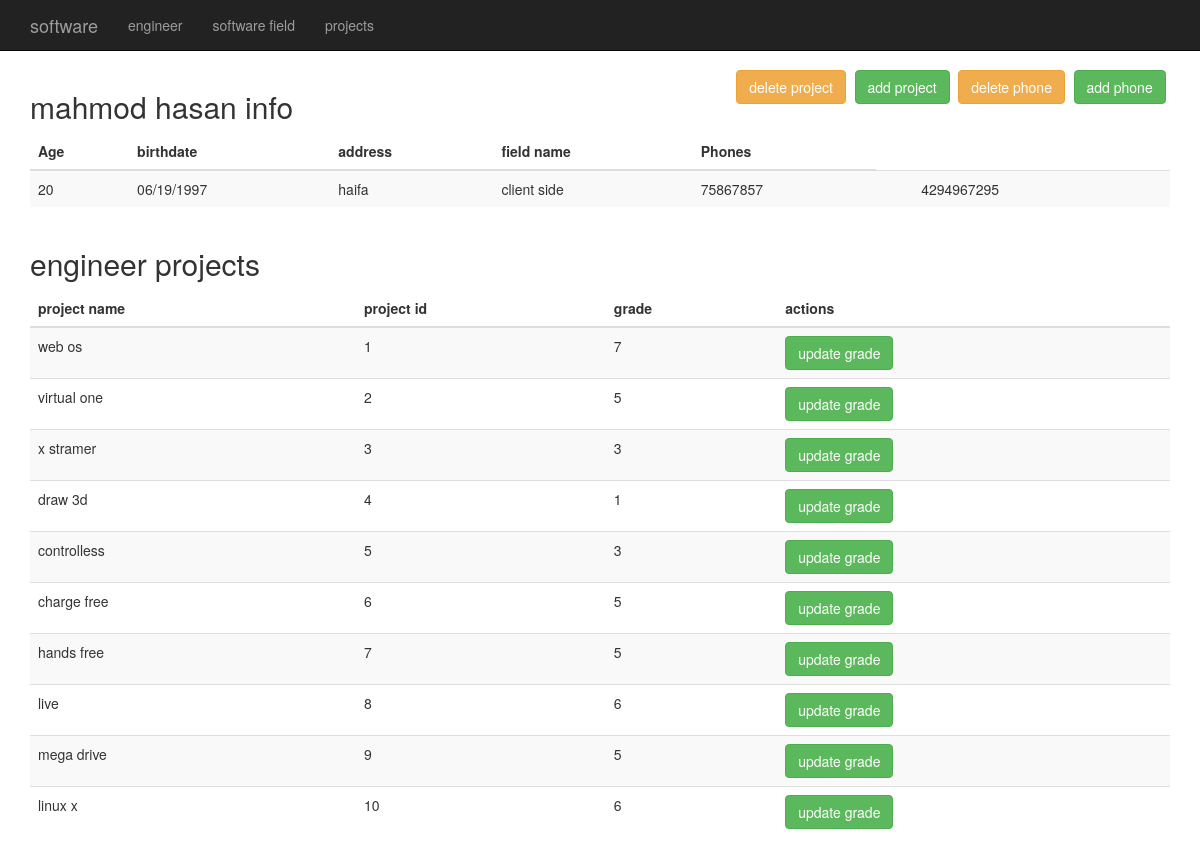
The app's page /?module=engineer&page=info&id=1 with its own data.
### tables this page shows
CREATE TABLE `engineer` (
  `id` int(60) UNSIGNED NOT NULL,
  `firstname` varchar(30) NOT NULL,
  `lastname` varchar(30) NOT NULL,
  `addresss` varchar(50) DEFAULT NULL,
  `age` int(10) DEFAULT NULL,
  `birthdate` varchar(10) DEFAULT NULL
);

CREATE TABLE `has` (
  `id` int(60) UNSIGNED NOT NULL,
  `field_name` varchar(30) DEFAULT NULL
);

CREATE TABLE `phone` (
  `phone` int(10) UNSIGNED NOT NULL,
  `id` int(60) UNSIGNED DEFAULT NULL
);

CREATE TABLE `works` (
  `project_id` int(60) UNSIGNED NOT NULL,
  `engineer_id` int(60) UNSIGNED NOT NULL,
  `grade` int(10) UNSIGNED DEFAULT NULL
);

CREATE TABLE `projects` (
  `project_id` int(60) UNSIGNED NOT NULL,
  `project_name` varchar(30) DEFAULT NULL,
  `starting_time` varchar(20) DEFAULT NULL,
  `customer_name` varchar(40) DEFAULT NULL,
  `taoor` varchar(260) DEFAULT NULL
);

### inc/modules/engineer/info.php (the view, shortened to what this page needs)
<?php
$tmpid=$_GET['id'];
 $sql="SELECT engineer.firstname, engineer.lastname,engineer.addresss,engineer.age,engineer.birthdate, phone.phone
 FROM engineer
 LEFT JOIN phone
 ON engineer.id=phone.id
 where engineer.id=$tmpid
";
$result=mysqli_query($conn,$sql);
if ($result) {
$count=mysqli_num_rows($result);
while($data=mysqli_fetch_assoc($result)) $rows[]=$data;
?>
    <div class="row">
        <div class="col-xs-8" style="width:60%">
            <h2>
                <?=$rows[0]['firstname'];?>
                    <?=$rows[0]['lastname']?> info</h2>
        </div>
        <div class="col-xs-4" style="display:flex;flex-direction: row-reverse;justify-content: space-around;width:40%;">
            <a href="./?module=engineer&page=addphone&id=<?=$_GET['id'];?>">
                <button type="button" class="btn btn-success pull-right">add phone</button>
            </a>
            <a href="./?module=engineer&page=deletephone&id=<?=$_GET['id'];?>">
                <button type="button" class="btn btn-warning">delete phone</button>
            </a>
            <a href="./?module=engineer&page=addproject&id=<?=$_GET['id'];?>">
                <button type="button" class="btn btn-success">add project</button>
            </a>
            <a href="./?module=engineer&page=deleteproject&id=<?=$_GET['id'];?>">
                <button type="button" class="btn btn-warning pull-right">delete project</button>
            </a>
        </div>
        <div class="col-xs-12">
            <?php
if($count>0){
?>
            <table class="table table-striped">
                <thead>
                    <tr>
                        <th>Age</th>
                        <th>birthdate</th>
                        <th>address</th>
                        <th>field name</th>
                        <th>Phones</th>
                    </tr>
                </thead>
                <tbody>
                    <tr>
                        <td>
                            <?=$rows[0]['age'];?>
                        </td>
                        <td>
                            <?=$rows[0]['birthdate'];?>
                        </td>
                        <td>
                            <?=$rows[0]['addresss'];?>
                        </td>
                        <?php
                            $id=$tmpid;
                            $sql2="SELECT * FROM has WHERE id=$id";
                            $res2 = mysqli_query($conn, $sql2);
                            if($res2){
                             $rows2=mysqli_fetch_assoc($res2);
                            ?>
                            <td>
                                <?=$rows2['field_name']; ?>
                            </td>
                            <?php
                         }?>
                                <?php
                            for($i=0 ; $i<mysqli_num_rows ($result ) ; $i++ )
                            {
                                ?>
                                    <td>
                                        <?=$rows[$i]['phone'];?>
                                            <td>
                                                <?php
                            }
                            ?>
                    </tr>
                    <?php
     }
     ?>
                </tbody>
            </table>
            </div>
    </div>
            <div class="row">
        <div class="col-xs-8" style="width:60%">
            <h2>
                engineer projects</h2>
        </div>
        <div class="col-xs-4" style="display:flex;flex-direction: row-reverse;justify-content: space-around;width:40%;">
        </div>
        <div class="col-xs-12">
            <table class="table table-striped">
                <thead>
                    <tr>
                        <th>project name</th>
                        <th>project id</th>
                        <th>grade</th>
                        <th>actions</th>
                    </tr>
                </thead>
                <tbody>
                <?php
                   $sql="SELECT projects.project_name,works.engineer_id,projects.project_id,works.grade
                   FROM projects
                   INNER JOIN works
                   ON projects.project_id=works.project_id
                   WHERE engineer_id=$tmpid ";
                  $res=mysqli_query($conn,$sql);
                  if ($res) {
                  while($data=mysqli_fetch_assoc($res))
                  {
                      ?>
                      <tr>
                        <td>
                            <?=$data['project_name'];?>
                         </td>
                         <td>
                            <?=$data['project_id'];?>
                         </td>
                         <td>
                            <?php
                            if ($data['grade']==null) {
                              echo"not graded yet";
                            }else{
                           echo $data['grade'];
                            }?>
                         </td>
                         <td>
                <a href="./?module=engineer&page=updategrade&id=<?php echo $data['project_id'];?>&eid=<?php echo $tmpid;?>">
                  <button type="button" class="btn btn-success">update grade</button>
                </a>
              </td>
                         </tr>
                 <?php
                  }
                }?>
                </tbody>
            </table>
        </div>
    </div>
            <?php
}else{
  include('inc/problem/no_results.php');
}
?>

### index.php (style rules this page uses)
body { padding-top: 70px; }

### records on screen
engineer: firstname "mahmod", lastname "hasan", age "20", birthdate "06/19/1997", addresss "haifa"
has: field_name "client side"
phone: phone "75867857"
phone: phone "4294967295"
works: project.project_name "web os", project.project_id "1", grade "7"
works: project.project_name "virtual one", project.project_id "2", grade "5"
works: project.project_name "x stramer", project.project_id "3", grade "3"
works: project.project_name "draw 3d", project.project_id "4", grade "1"
works: project.project_name "controlless", project.project_id "5", grade "3"
works: project.project_name "charge free", project.project_id "6", grade "5"
works: project.project_name "hands free", project.project_id "7", grade "5"
works: project.project_name "live", project.project_id "8", grade "6"
works: project.project_name "mega drive", project.project_id "9", grade "5"
works: project.project_name "linux x", project.project_id "10", grade "6"
